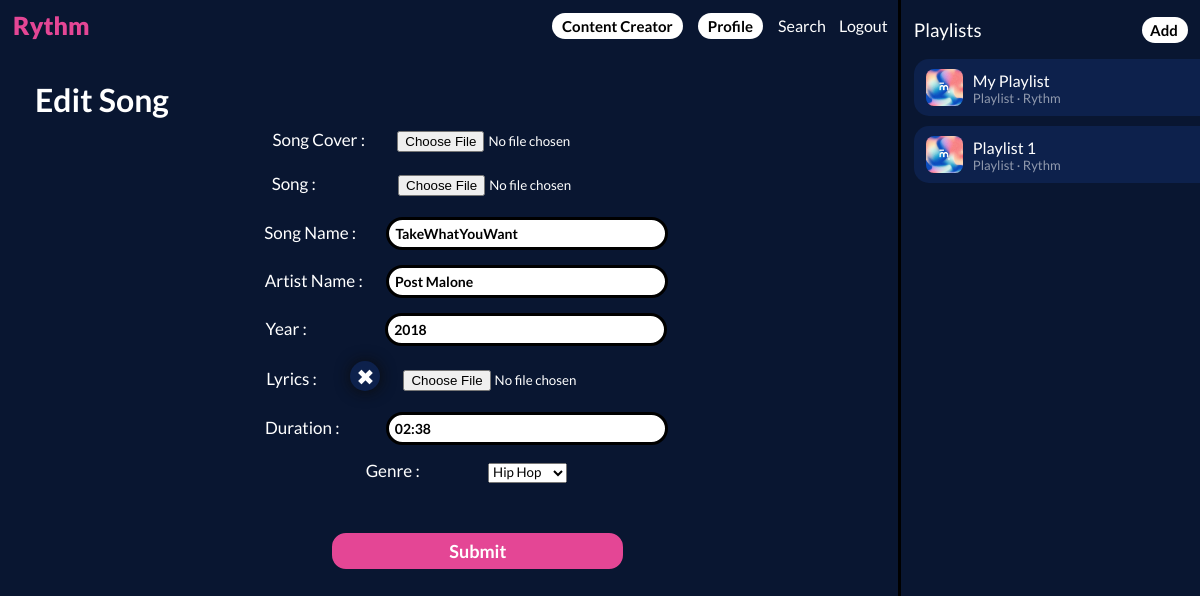
/edit_song/TakeWhatYouWant (signed in), run on the app's committed database.
### model/main.py (models this page shows)
class Song(db.Model):
    __tablename__ = 'Song'
    id = db.Column(db.Integer, primary_key = True)
    name = db.Column(db.String(30), unique = True, nullable = False)
    artist_username = db.Column(db.String(50), nullable = False)
    artist_name = db.Column(db.String(50), nullable = False)
    album_id = db.Column(db.Integer, db.ForeignKey('Album.id'), nullable = True)
    genre = db.Column(db.String(50), nullable = False)
    year = db.Column(db.Integer, nullable = False)
    audio_file_path = db.Column(db.String(250), unique = True, nullable = False)
    cover_path = db.Column(db.String(250), nullable = False)
    duration = db.Column(db.Integer, nullable = False)
    lyrics = db.Column(db.Text, nullable = True)
    lyrics_rating = db.Column(db.Float, nullable = False)
    lyrics_rating_count = db.Column(db.Integer, nullable = False)
    total_lyrics_rating = db.Column(db.Float)
    views = db.Column(db.Integer, nullable = False)
    song_rating = db.Column(db.Float)
    song_rating_count = db.Column(db.Integer)
    total_song_rating = db.Column(db.Float)
    playlists = db.relationship('Playlist', secondary = 'Playlist_song', back_populates = 'songs')

class Playlist(db.Model):
    __tablename__ = 'Playlist'
    id = db.Column(db.Integer, primary_key = True)
    name = db.Column(db.String(30), unique = False, nullable = False)
    user_username = db.Column(db.String(50), nullable = False)
    songs = db.relationship('Song', secondary = 'Playlist_song', back_populates = 'playlists')
    __table_args__ = (db.UniqueConstraint('user_username','name'),)

### app.py (the view, shortened to what this page needs)
@app.route('/edit_song/<string:song_name>', methods = ['GET', 'POST'])
@login_required
def edit_song(song_name):
    if current_user.status != 1:
        return render_template('status-block.html')
    song_details = Song.query.filter_by(name = song_name).first()
    playlists_info = db.session.query(Playlist.name).filter(Playlist.user_username == current_user.username).all()
    return render_template('edit-song.html', song_details = song_details, playlists_info = playlists_info)

### app.py (called while the page is built)
@login_manager.user_loader
def load_user(id):
    return db.session.get(User, int(id))

### templates/edit-song.html (shortened to what this page needs)
{% extends 'base.html' %}
{% block body %}
            <div class="main-cat">
                <div class="main-title">
                    <div class="first-heading">
                        Edit Song
                    </div>
                </div>
                <div style="text-align:center;">
                    <form method="POST" action="/edit_song/{{song_details.name}}" enctype="multipart/form-data" class="song-upload-form">
                        <label for="song-cover">Song Cover : </label>
                        <input type="file" name="song-cover" id="song-cover" style="margin-left: 29px;" value="{{song_details.cover_path}}" accept="image/*" required>
                        <br><br>
                        <label for="song" style="margin-right: 50px;">Song : </label>
                        <input type="file" name="song" id="song" style="margin-left: 29px;" value="{{song_details.audio_file_path}}" accept=".mp3" required>
                        <br><br>
                        <label for="song-name" style="margin-right: 7px">Song Name :</label>
                        <input type="text" name="song-name" id="song-name" class="song-upload-e1" value="{{song_details.name}}" required>
                        <br>
                        <label for="artist-name">Artist Name :</label>
                        <input type="text" name="artist-name" id="artist-name" class="song-upload-e1"  value="{{song_details.artist_name}}" required>
                        <br>
                        <label for="year" style="margin-right: 55px;">Year :</label>
                        <input type="number" name="year" id="year" class="song-upload-e1" value="{{song_details.year}}" required>
                        <br>
                        <label for="lyrics" style="margin-right: 30px;">Lyrics :</label>
                        <button onclick="clearSongCover()" class="dropbtn">&#10006</button>
                        <input type="file" name="lyrics" id="lyrics" style="margin-left: 20px;" value="{{song_details.lyrics}}" accept=".txt">
                        <br><br>
                        <label for="duration" style="margin-right: 23px;">Duration :</label>
                        <input type="text" name="duration" id="duration" class="song-upload-e1" value="{{song_details.duration}}" pattern="[0-9]+:[0-5][0-9]" title="Please enter a valid duration (eg., 3:45)" required>
                        <br>
                        <label for="genre" style="margin-right: 55px;">Genre :</label>
                        <select name="genre-select" id="genre-select" style="color:black; margin-left:10px;">
                            <option value="Hip-Hop">Hip Hop</option>
                        </select>
                        <br><br>
                        <div>
                            <input type="submit" class="get-started" style="margin-top: 29px;">
                        </div>
                    </form>
                </div>
            </div>
        </div>
{% endblock %}

### templates/base.html (shortened to what this page needs)
<!DOCTYPE html>
<html lang="en">
<head>
    <link rel="stylesheet" href="{{ url_for('static', filename='styles.css')}}">
</head>
<body>
    <div class="container">
        <div class="main-content">
            <div class="banner">
                <a class="brand-name" href="/home">Rythm</a>
                <div class="utils">
                    <div class="settings">
                        <a class="btn" href="{{ url_for('content_creator') }}">Content Creator</a>
                    </div>
                    <div class="search">
                        <a class="btn" href="/user_profile">Profile</a>
                    </div>
                    <div class="search" style="margin-right: 10px;">
                        <a class="show-more" href="/search">Search</a>
                    </div>
                    <div class="settings" style="margin-right: 10px;">
                        <a class="show-more" href="/logout">Logout</a>
                    </div>
                </div>
            </div>
        {% block body %}{% endblock %}
        <div class="side-bar">
            <div class="playlist-head">
                <h3 class="playlist-heading">Playlists</h3>
                <label class="add-btn" for="popup-trigger">Add</label>
            </div>
            <div class="playlists">
                {% if playlists_info|length == 0%}
                <h4 style="color: grey; margin-left:10px; margin-top:0px;">Create Your First Playlist.</h4>
                {% else %}
                {% for playlist_info in playlists_info %}
                <div class="playlist">
                    <div class="playlist-poster">
                        <img src="{{ url_for('playlist_cover', filename='static/uploads/playlist-cover/cover.jpg') }}" class="playlist-img">
                    </div>
                    <div class="playlist-detail">
                        <div class="playlist-name">
                            <a href="/playlist/{{playlist_info[0]}}" style="text-decoration:none;">
                                {{playlist_info[0]}}
                            </a>
                        </div>
                        <div class="playlist-show">
                            Playlist &centerdot; Rythm
                        </div>
                    </div>
                </div>
                {% endfor %}
                {% endif %}
            </div>
        </div>
    </div>
</body>
</html>

### static/styles.css (style rules this page uses)
:root { --black:rgb(13,26,53); }
* { color: white; font-family: 'Lato'; }
html,body { margin:0px; margin-left: 0px; margin-right: 0px; height: 100%; overflow: hidden; display: flex; flex-direction: column; }
body { background-color: black; }
.container { margin:0px; display: flex; flex:1; overflow: hidden; }
.banner, .admin-banner { display: flex; position: sticky; top:0px; justify-content: space-between; align-items: center; z-index: 99; }
.banner { padding-top: 10px; padding-bottom:10px; background-color: rgb(9,22,49); }
.brand-name, .dashboard-brand-name, .dashboard-brand-name-home { text-decoration: none; font-size: 25px; font-weight: 900; }
.brand-name { margin-left: 13px; color: rgb(228, 70, 149); }
.search, .settings { display: inline-block; }
.btn, .add-btn, .new-album, .rename-btn, .lyrics-btn { font-size:15px; text-decoration: none; border:none; border-radius: 20px; font-weight: bold; cursor: pointer; padding-right:10px; padding-top: 4px; padding-bottom: 4px; transition: all 0.1s; }
.btn { height: 22px; width: 40px; padding-left:10px; background-color: white; color:black; margin-right: 12px; }
.add-btn { height: 18px; width: 28px; padding-left:8px; background-color: white; color:black; margin-right: 12px; }
.main-content, .side-bar { display: flex; overflow-y: auto; flex-direction: column; padding-bottom: 100px; background-color: rgb(9,22,49); }
.main-content { flex:0.75; }
.side-bar { flex:0.25; margin-left: 3px; }
.main-cat { margin-left: 35px; }
.main-title { display: inline-block; display: flex; margin-top: 20px; padding-top: 10px; padding-bottom:10px; justify-content: space-between; align-items: center; }
.first-heading, .show-all, .heading { display: inline-block; }
.first-heading { font-size:32px; font-weight: 700; }
.show-more { text-decoration: none; }
.playlist-head { display: flex; justify-content: space-between; align-items: center; border-bottom: 20px; }
.playlist-heading { font-weight: 400; padding-left: 13px; }
.playlist, .list-element { padding-top: 2px; margin-bottom: 10px; display: inline-block; display: flex; align-items: center; }
.playlist { width: 328px; height: 55px; margin-left: 13px; background-color:rgb(13, 33, 76); border-radius:15px; }
.playlist-img { width:37px; margin-left: 12px; border-radius: 8px; }
.playlist-detail { margin-left: 10px; }
.playlist-show, .list-show { color:rgba(255, 255, 255,0.54); font-size: 13px; }
.playlist-show { padding-right: 100px; }
.e1, .song-upload-e1 { font-family: 'Lato'; border-radius: 25px; border-style: solid; font-size: 14px; font-weight: bold; border-color: black; color: black; margin-left: 20px; text-align: left; margin-bottom: 15px; padding-right: 100px; border-width: 3.5px; padding-left: 6px; }
.song-upload-e1 { width: 170px; height: 25px; }
.button, .get-started { border-style: solid; border-color: black; background-color: black; color: white; border-radius: 14px; margin-left: 23px; margin-bottom: 12px; padding-top: 5px; padding-bottom: 5px; padding-left: 115px; padding-right: 115px; font-size: 16px; font-weight: bold; text-align: center; cursor: pointer; transition: all 0.15s; }
.get-started { font-size: large; background-color: rgb(228, 70, 149); border-color: rgb(228, 70, 149); }
.song-upload-form { font-size: 17px; }
.dropbtn { background-color: rgb(13, 33, 76); color: white; width: 30px; height: 30px; font-size: 22px; border: none; cursor: pointer; border-radius: 50px; box-shadow: 0.5px 0.5px 15px rgb(12,12,12); }

### data on the page
Song: song-name "TakeWhatYouWant", artist-name "Post Malone", year "2018", duration "02:38"
Playlist: name "My Playlist"
Playlist: name "Playlist 1"
